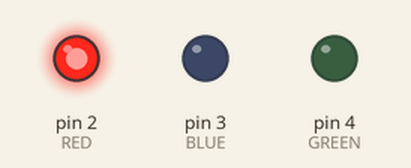
The sketch below on a simulated Arduino Uno, built with avr-gcc and run on an emulated ATmega328P. Shown: output pins drawn as LEDs (lit = HIGH).

Above: at 0.1 s.
At 6.1 s:
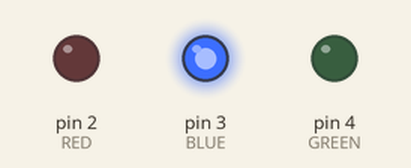
At 10.1 s:
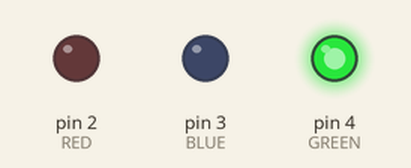
At 12.6 s:
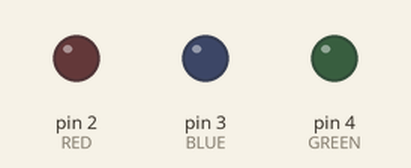
Timing chart, 0 to 14.1 s (numbered marks = the images above):
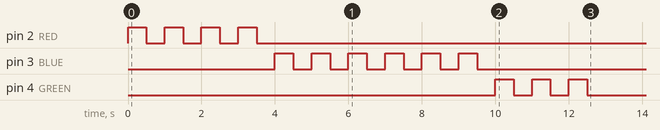

The sketch:

Program_L2C.ino
```cpp
//PROGRAM L2C
 //Student Number is 10860. Use N = 0 + 2
void setup() {
    pinMode(2, OUTPUT); // RED
    pinMode(3, OUTPUT); // BLUE
    pinMode(4, OUTPUT); // GREEN

    Blink(2, 4);
    Blink(3, 6);
    Blink(4, 3);
}
void loop(){

}
void Blink(int pin, int val){ //function to call
    int ctr = 0;
    while (ctr < val){
        digitalWrite(pin, HIGH);
        delay(500);
        digitalWrite(pin, LOW);
        delay(500);
        ctr++;
    }
}
```
